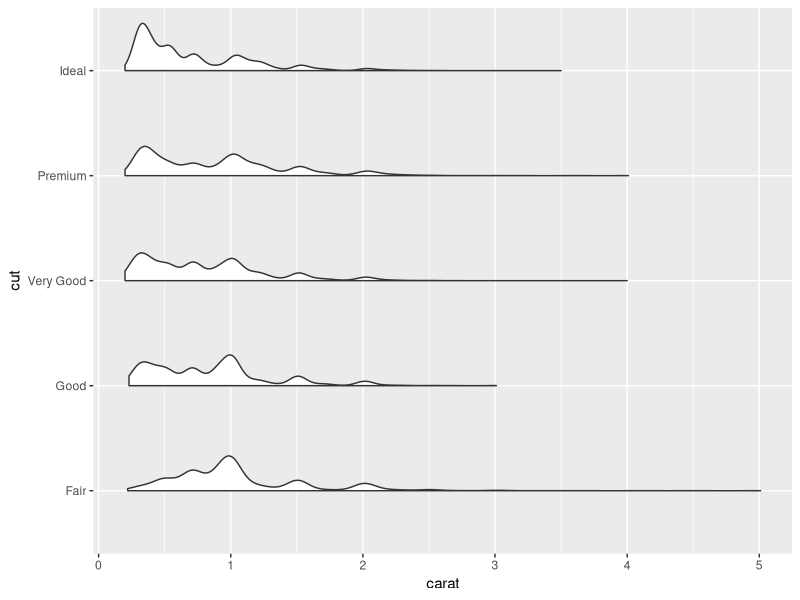

Generate this figure with R:
# somewhat hackish solution to:
# https://twitter.com/EamonCaddigan/status/646759751242620928
# based mostly on copy/pasting from ggplot2 geom_violin source:
# https://github.com/hadley/ggplot2/blob/master/R/geom-violin.r

library(ggplot2)
library(dplyr)


"%||%" <- function(a, b) {
  if (!is.null(a)) a else b
}

geom_flat_violin <- function(mapping = NULL, data = NULL, stat = "ydensity",
                        position = "dodge", trim = TRUE, scale = "area",
                        show.legend = NA, inherit.aes = TRUE, ...) {
  layer(
    data = data,
    mapping = mapping,
    stat = stat,
    geom = GeomFlatViolin,
    position = position,
    show.legend = show.legend,
    inherit.aes = inherit.aes,
    params = list(
      trim = trim,
      scale = scale,
      ...
    )
  )
}

#' @rdname ggplot2-ggproto
#' @format NULL
#' @usage NULL
#' @export
GeomFlatViolin <-
  ggproto("GeomFlatViolin", Geom,
          setup_data = function(data, params) {
            data$width <- data$width %||%
              params$width %||% (resolution(data$x, FALSE) * 0.9)
            
            # ymin, ymax, xmin, and xmax define the bounding rectangle for each group
            data %>%
              group_by(group) %>%
              mutate(ymin = min(y),
                     ymax = max(y),
                     xmin = x,
#                     xmax = x + width / 1.3)
                     xmax = x + width / 2)
            
          },
          
          draw_group = function(data, panel_scales, coord) {
            # Find the points for the line to go all the way around
            data <- transform(data, xminv = x,
                              xmaxv = x + violinwidth * (xmax - x))
            
            # Make sure it's sorted properly to draw the outline
            newdata <- rbind(plyr::arrange(transform(data, x = xminv), y),
                             plyr::arrange(transform(data, x = xmaxv), -y))
            
            # Close the polygon: set first and last point the same
            # Needed for coord_polar and such
            newdata <- rbind(newdata, newdata[1,])
            
            ggplot2:::ggname("geom_flat_violin", GeomPolygon$draw_panel(newdata, panel_scales, coord))
          },
          
          draw_key = draw_key_polygon,
          
          default_aes = aes(weight = 1, colour = "grey20", fill = "white", size = 0.5,
                            alpha = NA, linetype = "solid"),
          
          required_aes = c("x", "y")
)


### Example:
ggplot(diamonds, aes(cut, carat)) +
    geom_flat_violin() +
    coord_flip()